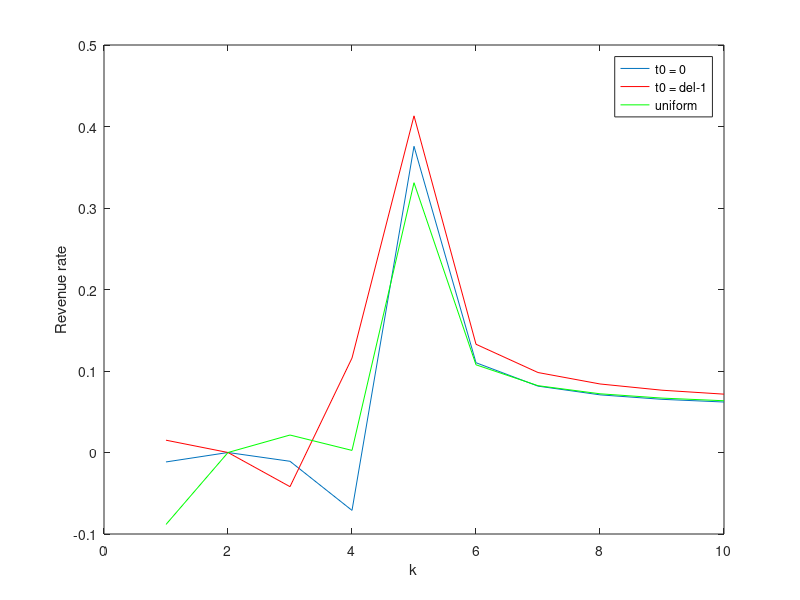

The MATLAB script that drew this image: (Note: this script raises an error after producing the figure.)
v = 0.1;

lam = 0.05;
beta = 0.9;

R = v*20;

del = floor(log(v/(R*beta*(1-beta)))/log(beta));

%t0 = 0;
%t1 = del+1;

% threshold

p = rand();
% revenue rate for threshold function (as a function of k and t0) given all
% other values
f_thresh = @(k, t0) (lam*p*(k-R))./(k-(1-lam)*del)+(lam*(1-p)*(k-R))./(k-(1-lam)*t0);

% interval of k's to look at
k = 1:2*del;

% (discrete) uniform random look ahead on interval [0, T] - not necessary
% for first problem

T = 2*del;
obj_vec = @(k,t) (lam*(k-R))./((k-(1-lam)*t)*T);
f_uni = @(k) (lam*(k-R)*(T-del))./((k-(1-lam)*del)*T)+sum(obj_vec(k,0:1:(del-1)));

uni = zeros(length(k),1);
for i = 1:length(k),
    uni(i) = f_uni(k(i));
end

figure()
plot(k,f_thresh(k, 0))
hold on
plot(k,f_thresh(k, del-1),'r')
plot(k, uni, 'g')
legend('t0 = 0', 't0 = del-1', 'uniform')
xlabel('k')
ylabel('Revenue rate')

t0 = 0;
disp(solve_thresh(p,R,lam,del,t0))
% c1 = R-(1-lam)*del;
% c2 = R-(1-lam)*t0;
% disp(c1)
% disp(c2)